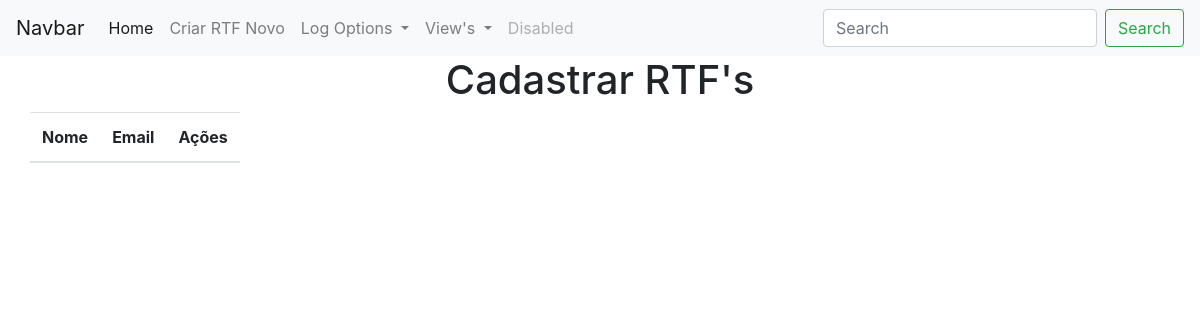
/viewUsers, run on an earlier commit of the app's database.
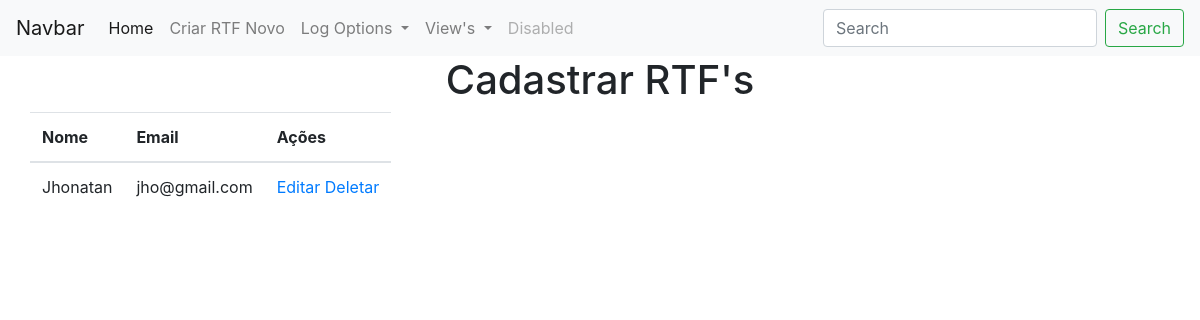
And on a later commit of the database.
### app.py (models this page shows, shortened)
class users(db.Model):
    id = db.Column("id", db.Integer, primary_key=True, autoincrement=True)
    name = db.Column("name", db.String(100))
    email = db.Column("email", db.String(100), unique=True)

### app.py (the view)
@app.route("/viewUsers")
def viewUsers():
    return render_template("viewUsers.html", values=users.query.all())

### templates/viewUsers.html (shortened to what this page needs)
{% extends "base.html" %}
{% block content %}
    <div class="container">
        <div class="row">
            <div class="col-xs-12">
                <table class="table">
                    <thead>
                        <th>Nome</th>
                        <th>Email</th>
                        <th>Ações</th>
                    </thead>
                    <tbody>
                        {% for item in values %}
                            <tr>
                                <td>{{ item.name }}</td>
                                <td>{{ item.email }}</td>
                                <td>
                                    <a href="#">Editar</a>
                                    <a href="{{url_for('delete_user', id=item.id)}}">Deletar</a>
                                </td>
                            </tr>
                        {% endfor %}
                    </tbody>
                </table>
            </div>
        </div>
    </div>
{% endblock %}

What changed in the data, as far as the page shows it:
added users: name "Jhonatan", email "jho@gmail.com"
